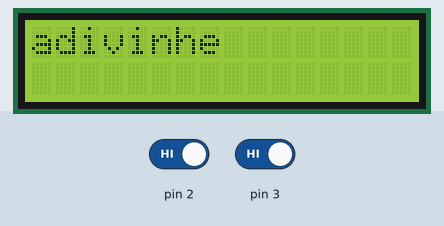
Simulated run of this sketch. Board: Arduino Uno, built with avr-gcc and run on an emulated ATmega328P. On the bench: 16×2 character LCD. Inputs (shaded band) come from the test bench; at power-on: pin 2 HIGH, pin 3 HIGH. Random numbers use the default seed unless the sketch sets one; what the sketch prints to the serial monitor is not drawn.

Above: at 1.2 s.
1.3 s: pin 2 driven LOW
At 3.9 s:
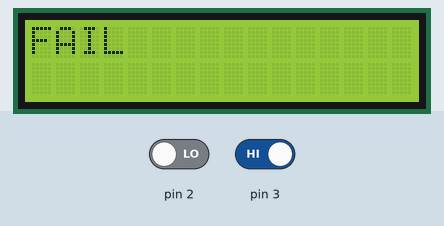
4.2 s: pin 3 driven LOW
At 6.5 s:
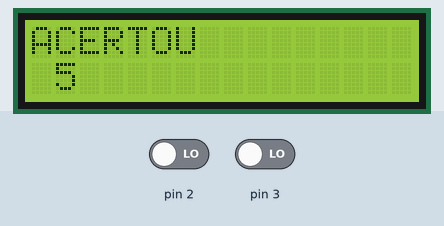
7.2 s: pin 3 driven HIGH
At 9.11 s:
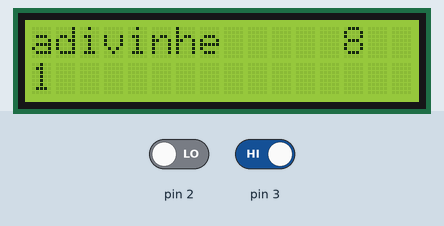
10.0 s: pin 2 driven HIGH
At 12.4 s:
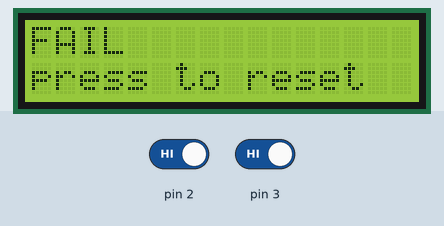
13.0 s: pin 2 driven LOW
At 13.39 s:
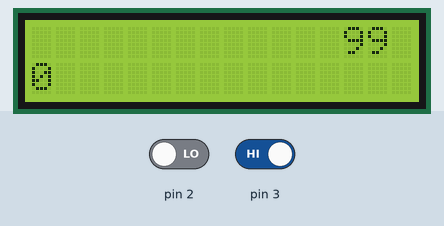
14.9 s: pin 3 driven LOW
At 17.38 s:
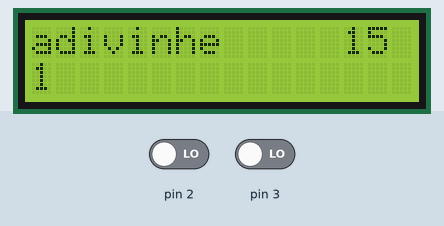
Timing chart, 0 to 18.9 s (numbered marks = the images above; inputs shaded):
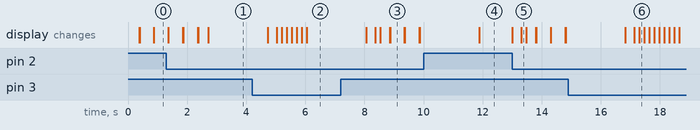

The sketch:

Exercicio06.ino
```cpp
#include <Wire.h>
#include <LiquidCrystal_I2C.h>

unsigned int sensorAnalogico;
unsigned int pwm;
int click;
int n1 = 99, n2;
int tentativa = 0;
int acertou = 0;


LiquidCrystal_I2C lcd(0x27, 2, 1, 0, 4, 5, 6, 7, 3, POSITIVE);

void setup() {
  Serial.begin(9600);
  lcd.begin (16, 2);
  lcd.setBacklight(HIGH);
  pinMode(2, INPUT);
  pinMode(3, INPUT);

  randomSeed(analogRead(A0));


}

void loop() {

  int liga = digitalRead(2);
  int increase = digitalRead(3);

  Serial.println(liga);

  if (acertou == 1) {
    lcd.clear();
    lcd.setCursor(0, 0);
    lcd.print("acertou!");
  }

  lcd.setCursor(0, 0);
  lcd.print("adivinhe");


  if (tentativa == 0) {

    if (liga == 0) {
      n1 = random(1, 60);
      tentativa++;
    }

  }

  if (tentativa > 0) {
    if (liga == 0) {
      if (n1 == n2) {
        lcd.clear();
        lcd.setCursor(0, 0);
        lcd.print("ACERTOU");
        lcd.setCursor(1, 1);
        lcd.print(n1);
        delay(2000);
        lcd.setCursor(0, 1);
        lcd.print("press to reset");

        while (digitalRead(2) == HIGH && digitalRead(3) == HIGH) {

        }
        click = 0;
        tentativa = 0;
        acertou = 0;
        n2 = 0;
        n1 = 99;
        lcd.clear();
        delay(300);

      } else {
        tentativa++;
      }

      if (tentativa == 10) {
        lcd.clear();
        lcd.setCursor(0, 0);
        lcd.print("FAIL");
        delay(2000);
        lcd.setCursor(0, 1);
        lcd.print("press to reset");
        while (digitalRead(2) == HIGH && digitalRead(3) == HIGH) {

        }
        click = 0;
        tentativa = 0;
        acertou = 0;
        n2 = 0;
        n1 = 99;
        lcd.clear();
        delay(300);


      }
    }

    if (increase == 0) {
      click++;
    }

    n2 = click;


    lcd.setCursor(13, 0);
    lcd.print(n1); lcd.print(" ");

    lcd.setCursor(0, 1);
    lcd.print(n2); lcd.print(" ");


  }


  delay(150);
  lcd.clear();


}
```

Measured:
- after the input at 13.0 s, the display: first changes at once (image 5 shows a later state)
- what the display in image 3 shows lasts 0.5 s, from 8.9 s to 9.4 s
